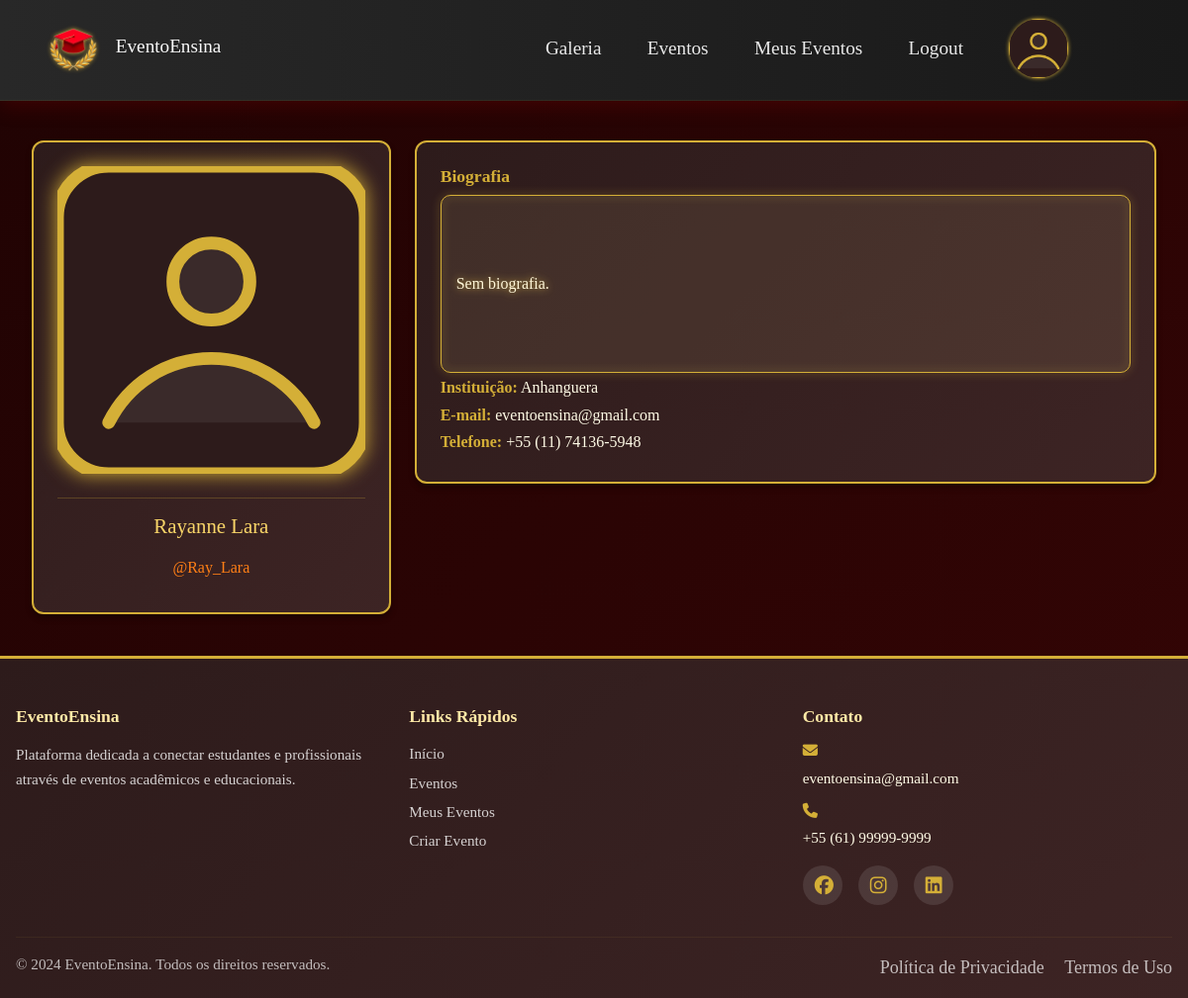
/usuarios/u/Ray_Lara/ (signed in), run on the app's committed database.
### usuarios/models.py (models this page shows, shortened)
class Usuario(models.Model):
    nome = models.CharField(max_length=150)
    telefone = models.CharField(max_length=32, blank=True, null=True)
    instituicao = models.ForeignKey(Instituicao, on_delete=models.SET_NULL, null=True, blank=True)
    tipo = models.ForeignKey(TipoUsuario, on_delete=models.CASCADE)
    nome_usuario = models.CharField(max_length=50, unique=True)
    email = models.EmailField(blank=True, null=True)
    senha = models.CharField(max_length=128, blank=True, null=True)
    user = models.OneToOneField(settings.AUTH_USER_MODEL, on_delete=models.SET_NULL, null=True, blank=True, related_name='profile')
    base_dir = models.CharField(max_length=255, blank=True, null=True)

class Perfil(models.Model):
    usuario = models.OneToOneField(Usuario, on_delete=models.CASCADE)
    foto = models.ImageField(upload_to=user_directory_path, blank=True, null=True)
    biografia = models.TextField(blank=True, null=True)
    mostrar_email = models.BooleanField(default=False)
    mostrar_telefone = models.BooleanField(default=False)

class Instituicao(models.Model):
    nome = models.CharField(max_length=150)
    cidade = models.CharField(max_length=100, blank=True, null=True)
    estado = models.CharField(max_length=50, blank=True, null=True)
    pais = models.CharField(max_length=50, default='Brasil')
    email = models.EmailField(blank=True, null=True)
    telefone = models.CharField(max_length=25, blank=True, null=True)

### usuarios/views.py (the view)
# urls.py: path('u/<str:nome_usuario>/', views.perfil_publico, name='perfil_publico'),
def perfil_publico(request, nome_usuario):
    try:
        usuario = Usuario.objects.select_related('instituicao').get(nome_usuario=nome_usuario)
    except Usuario.DoesNotExist:
        raise Http404('Usuário não encontrado')
    whatsapp_link = f"https://wa.me/{usuario.telefone.replace('+', '').replace('(', '').replace(')', '').replace(' ', '').replace('-', '')}" if usuario.telefone else None
    perfil_obj, _ = Perfil.objects.get_or_create(usuario=usuario)
    return render(request, 'perfil_publico.html', {'usuario': usuario, 'perfil': perfil_obj, 'nav_items': nav_items, 'whatsapp_link': whatsapp_link})

### usuarios/templates/perfil_publico.html (shortened to what this page needs)
{% extends 'base/base.html' %}
{% load static %}
{% block extra_css %}
<link rel="stylesheet" href="{% static 'styles/main.css' %}">
<link rel="stylesheet" href="{% static 'css/perfil.css' %}">
{% endblock %}
{% block content %}
<div class="container mt-4">
  <div class="row">
    <div class="col-md-4">
      <div class="card">
        <div class="card-body text-center">
          {% if usuario.perfil.foto %}
          <img src="{{ usuario.perfil.foto.url }}" class="img-fluid rounded mb-2" alt="Foto de {{ usuario.nome }}">
          {% else %}
          <img src="{% static 'images/unknown.svg' %}" class="img-fluid rounded mb-2" alt="Sem foto">
          {% endif %}
          <hr>
          <h4 class="card-title">{{ usuario.nome }}</h4>
          <p class="text-muted">@{{ usuario.nome_usuario }}</p>
        </div>
      </div>
    </div>
    <div class="col-md-8">
      <div class="card">
        <div class="card-body">
          <h5><strong>Biografia</strong></h5>
          <div class="descricao">
            <p>{{ usuario.perfil.biografia|default:'Sem biografia.' }}</p>
          </div>
          <p><strong>Instituição:</strong>
            {% if usuario.instituicao %}
            <a href="{% url 'instituicao_publica' usuario.instituicao.id %}" target="_blank"
              rel="noopener noreferrer" class="text-link">{{ usuario.instituicao.nome }}</a>
            {% else %}-{% endif %}
          </p>
          {% if usuario.perfil.mostrar_email and usuario.email %}
          <p><strong>E-mail:</strong> <a href="mailto:{{ usuario.email }}" class="text-link">{{ usuario.email }}</a></p>
          {% endif %}
          {% if usuario.perfil.mostrar_telefone and usuario.telefone %}
          <p><strong>Telefone:</strong> <a href="{{ whatsapp_link }}" target="_blank" rel="noopener noreferrer" class="text-link">{{ usuario.telefone }}</a></p>
          {% endif %}
        </div>
      </div>
    </div>
  </div>
</div>
{% endblock %}

### static/styles/base.css (style rules this page uses)
* { margin: 0; padding: 0; box-sizing: border-box; }
:root { --primary-gold: #d4af37; --primary-gold-dark: #b8941f; --primary-orange: #ff7f16; --success-green: #28a745; --danger-red: #dc3545; --background-base-dark: #200303; --background-base-medium: #350505; --background-card: linear-gradient(135deg, #2d1b1b 0%, #3d2424 100%); --background-card-hover: linear-gradient(135deg, #3d2424 0%, #4d2c2c 100%); --text-light: #fff7d9; --text-brighter: #fffbe6; --text-heading: #ffeaa7; --text-muted: #ff7f16; --border-color: #d4af37; --card-shadow: 0 4px 6px rgba(0, 0, 0, 0.3); --card-shadow-hover: 0 6px 12px rgba(212, 175, 55, 0.2); }
body { font-family: 'Georgia', 'Times New Roman', serif; background: linear-gradient(135deg, var(--background-base-dark) 0%, var(--background-base-medium) 100%) no-repeat fixed; color: var(--text-light); min-height: 100vh; line-height: 1.6; font-size: 18px; display: flex; flex-direction: column; }
h1, h2, h3, h4, h5 { color: var(--text-heading); margin-bottom: 0.5rem; }
h4 { font-size: 1.2rem; }
h5 { font-size: 1.1rem; }
p, li, label { color: var(--text-light); font-size: 0.95rem; line-height: 1.4; }
.text-muted { color: var(--text-muted) !important; padding: 5px; }
.card { background: var(--background-card); border: 2px solid var(--border-color); border-radius: 12px; padding: 1.2rem; color: var(--text-light); box-shadow: var(--card-shadow); transition: all 0.3s ease; margin-bottom: 1rem; min-height: 180px; }
.card h2, .card h3, .card h4 { color: #f8d568; margin-bottom: 0.8rem; font-size: 1.2rem; }
.card p { margin: 0.3rem 0; font-size: 0.9rem; }
.card .card-body { padding: 0; }
a, .btn { color: var(--text-brighter); text-decoration: none; }
@media (min-width: 1025px) { .card { padding: 1.5rem; min-height: 200px; } }
@media (min-width: 1025px) { .card h2, .card h3, .card h4 { font-size: 1.3rem; } }
@media (min-width: 1025px) { .card p { font-size: 1rem; } }
.text-center { text-align: center; }
.mb-2 { margin-bottom: 1rem; }
.mt-4 { margin-top: 2rem; }
.container { max-width: 1200px; margin: 0 auto; padding: 0 1rem; }
html, body { height: 100%; }
.descricao { padding: 15px; background-color: rgba(255, 255, 255, 0.05); border-radius: 10px; filter: drop-shadow(0 0 4px var(--primary-gold)); border: 1px solid var(--border-color); white-space: pre-wrap; word-wrap: break-word; }

### usuarios/static/css/perfil.css (style rules this page uses)
strong { color: #d4af37; }
hr { height: 1px; color: #d4af37; }
.card img { border-radius: 20px !important; filter: drop-shadow(0 0 10px #d4af37); }

### data on the page
Usuario: nome "Rayanne Lara", nome_usuario "Ray_Lara", perfil.biografia "Sem biografia.", instituicao.nome "Anhanguera", email "eventoensina@gmail.com", telefone "+55 (11) 74136-5948"

### other printed values
{{ item.label }} "Galeria" "Eventos" "Meus Eventos" "Logout"
